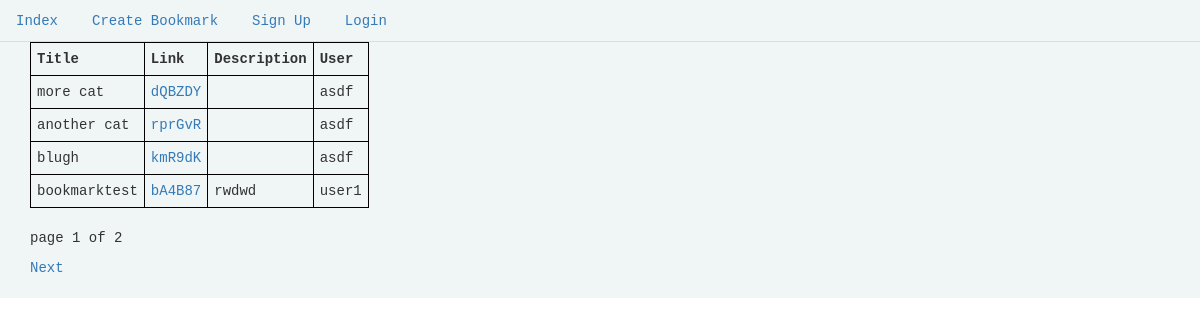
The app's page /, older data.
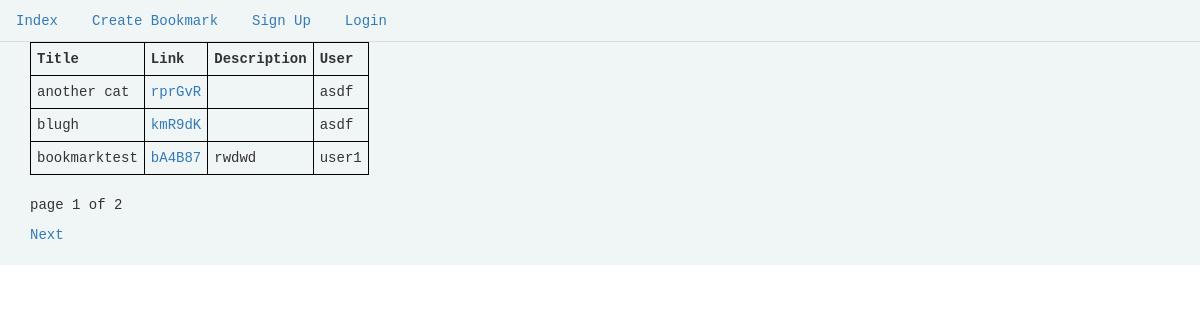
The same page, newer data.
### appurl/models.py (models this page shows)
class Bookmark(models.Model):
    link = models.TextField()
    shortlink = models.CharField(max_length=50)
    title = models.CharField(max_length=50)
    description = models.TextField(blank=True)
    created = models.DateTimeField(auto_now_add=True)
    user = models.ForeignKey(User)
    view = models.IntegerField(default=0)
    public = models.BooleanField(default=True)
    class Meta:
        ordering = ['-created']

### appurl/views.py (the view)
# urls.py: url(r'^$', ViewIndex.as_view(), name='index'),
class ViewIndex(ListView):
    template_name = 'index.html'
    model = Bookmark
    paginate_by = 5
    def get_context_data(self, **kwargs):
        context = super().get_context_data(**kwargs)
        bookmark = Bookmark.objects.all()
        context['bookmark'] = bookmark
        return context

### appurl/templates/index.html (shortened to what this page needs)
{% extends 'base.html' %}
{% block content %}
{% if bookmark_list  %}
  <table id="bookmarks" style='width100%'>
    <tr>
      <td class='bookmarkitem'><b>Title</b></td>
      <td class='bookmarkitem'> <b>Link</b></td>
      <td class='bookmarkitem'> <b>Description</b></td>
      <td class='bookmarkitem'> <b>User</b></td>
    </tr>
    {% for bookmark in bookmark_list %}
      {% if bookmark.public %}
      <tr>
        <td class='bookmarkitem'>{{ bookmark.title }}</td>
        <td class='bookmarkitem'><a href="{{index}}/{{ bookmark.shortlink }}">{{ bookmark.shortlink }}</a></td>
        <td class='bookmarkitem'>{{ bookmark.description }}</td>
        <td class='bookmarkitem'>{{ bookmark.user }}</td>
      </tr>
      {% endif %}
    {% endfor %}
  </table>
  {% if is_paginated %}
  <div class='pagination'>
      <span class='step-links'>
          <span class="current">
            <p>page {{ page_obj.number }} of {{ paginator.num_pages }}</p>
          </span>
          {% if page_obj.has_next %}
          <a href="?page={{ page_obj.next_page_number }}">Next</a>
          {% endif %}
      </span>
    </div>
  {% endif %}
  {% else %}
    <p>No bookmarks found.</p>
  {% endif %}
{% endblock %}

Row changes from the older to the newer data that the page shows:
no longer on this page (row edited): Bookmark: title "more cat", shortlink "dQBZDY", user "asdf"
